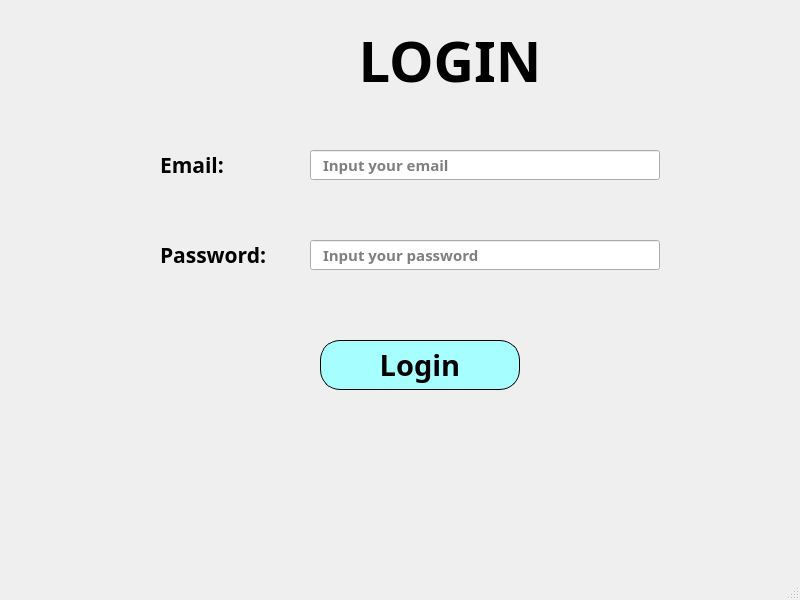
<?xml version="1.0" encoding="UTF-8"?>
<ui version="4.0">
 <class>MainWindow</class>
 <widget class="QMainWindow" name="MainWindow">
  <property name="geometry">
   <rect>
    <x>0</x>
    <y>0</y>
    <width>800</width>
    <height>600</height>
   </rect>
  </property>
  <property name="windowTitle">
   <string>MainWindow</string>
  </property>
  <widget class="QWidget" name="centralwidget">
   <widget class="QLabel" name="label">
    <property name="geometry">
     <rect>
      <x>300</x>
      <y>20</y>
      <width>300</width>
      <height>80</height>
     </rect>
    </property>
    <property name="font">
     <font>
      <family>Nunito Sans Normal ExtraBold</family>
      <pointsize>42</pointsize>
      <weight>75</weight>
      <bold>true</bold>
     </font>
    </property>
    <property name="text">
     <string>LOGIN</string>
    </property>
    <property name="alignment">
     <set>Qt::AlignCenter</set>
    </property>
   </widget>
   <widget class="QLabel" name="label_4">
    <property name="geometry">
     <rect>
      <x>160</x>
      <y>150</y>
      <width>150</width>
      <height>30</height>
     </rect>
    </property>
    <property name="font">
     <font>
      <family>Nunito Sans Normal</family>
      <pointsize>16</pointsize>
      <weight>75</weight>
      <bold>true</bold>
     </font>
    </property>
    <property name="text">
     <string>Email:</string>
    </property>
   </widget>
   <widget class="QLineEdit" name="lineEdit_email">
    <property name="geometry">
     <rect>
      <x>310</x>
      <y>150</y>
      <width>350</width>
      <height>30</height>
     </rect>
    </property>
    <property name="font">
     <font>
      <family>Nunito Sans Normal</family>
      <pointsize>11</pointsize>
      <weight>75</weight>
      <bold>true</bold>
     </font>
    </property>
    <property name="styleSheet">
     <string notr="true">/* cách lề trái */
padding-left: 10px;</string>
    </property>
    <property name="placeholderText">
     <string>Input your email</string>
    </property>
   </widget>
   <widget class="QPushButton" name="pushButton_login">
    <property name="geometry">
     <rect>
      <x>320</x>
      <y>340</y>
      <width>200</width>
      <height>50</height>
     </rect>
    </property>
    <property name="font">
     <font>
      <family>Nunito Sans Normal ExtraBold</family>
      <pointsize>22</pointsize>
      <weight>75</weight>
      <bold>true</bold>
     </font>
    </property>
    <property name="styleSheet">
     <string notr="true">/* Độ cong của viền */
border-radius: 20px;
/* Viền: kích thước - Kiểu - Màu */
border: 1px solid black;
/* Màu nền */
background: rgb(166, 254, 255);
/* Màu chữ */
color: black;</string>
    </property>
    <property name="text">
     <string>Login</string>
    </property>
   </widget>
   <widget class="QLineEdit" name="lineEdit_password">
    <property name="geometry">
     <rect>
      <x>310</x>
      <y>240</y>
      <width>350</width>
      <height>30</height>
     </rect>
    </property>
    <property name="font">
     <font>
      <family>Nunito Sans Normal</family>
      <pointsize>11</pointsize>
      <weight>75</weight>
      <bold>true</bold>
     </font>
    </property>
    <property name="styleSheet">
     <string notr="true">/* cách lề trái */
padding-left: 10px;</string>
    </property>
    <property name="echoMode">
     <enum>QLineEdit::Password</enum>
    </property>
    <property name="placeholderText">
     <string>Input your password</string>
    </property>
   </widget>
   <widget class="QLabel" name="label_5">
    <property name="geometry">
     <rect>
      <x>160</x>
      <y>240</y>
      <width>150</width>
      <height>30</height>
     </rect>
    </property>
    <property name="font">
     <font>
      <family>Nunito Sans Normal</family>
      <pointsize>16</pointsize>
      <weight>75</weight>
      <bold>true</bold>
     </font>
    </property>
    <property name="text">
     <string>Password:</string>
    </property>
   </widget>
  </widget>
  <widget class="QMenuBar" name="menubar">
   <property name="geometry">
    <rect>
     <x>0</x>
     <y>0</y>
     <width>800</width>
     <height>26</height>
    </rect>
   </property>
  </widget>
  <widget class="QStatusBar" name="statusbar"/>
 </widget>
 <resources/>
 <connections/>
</ui>
